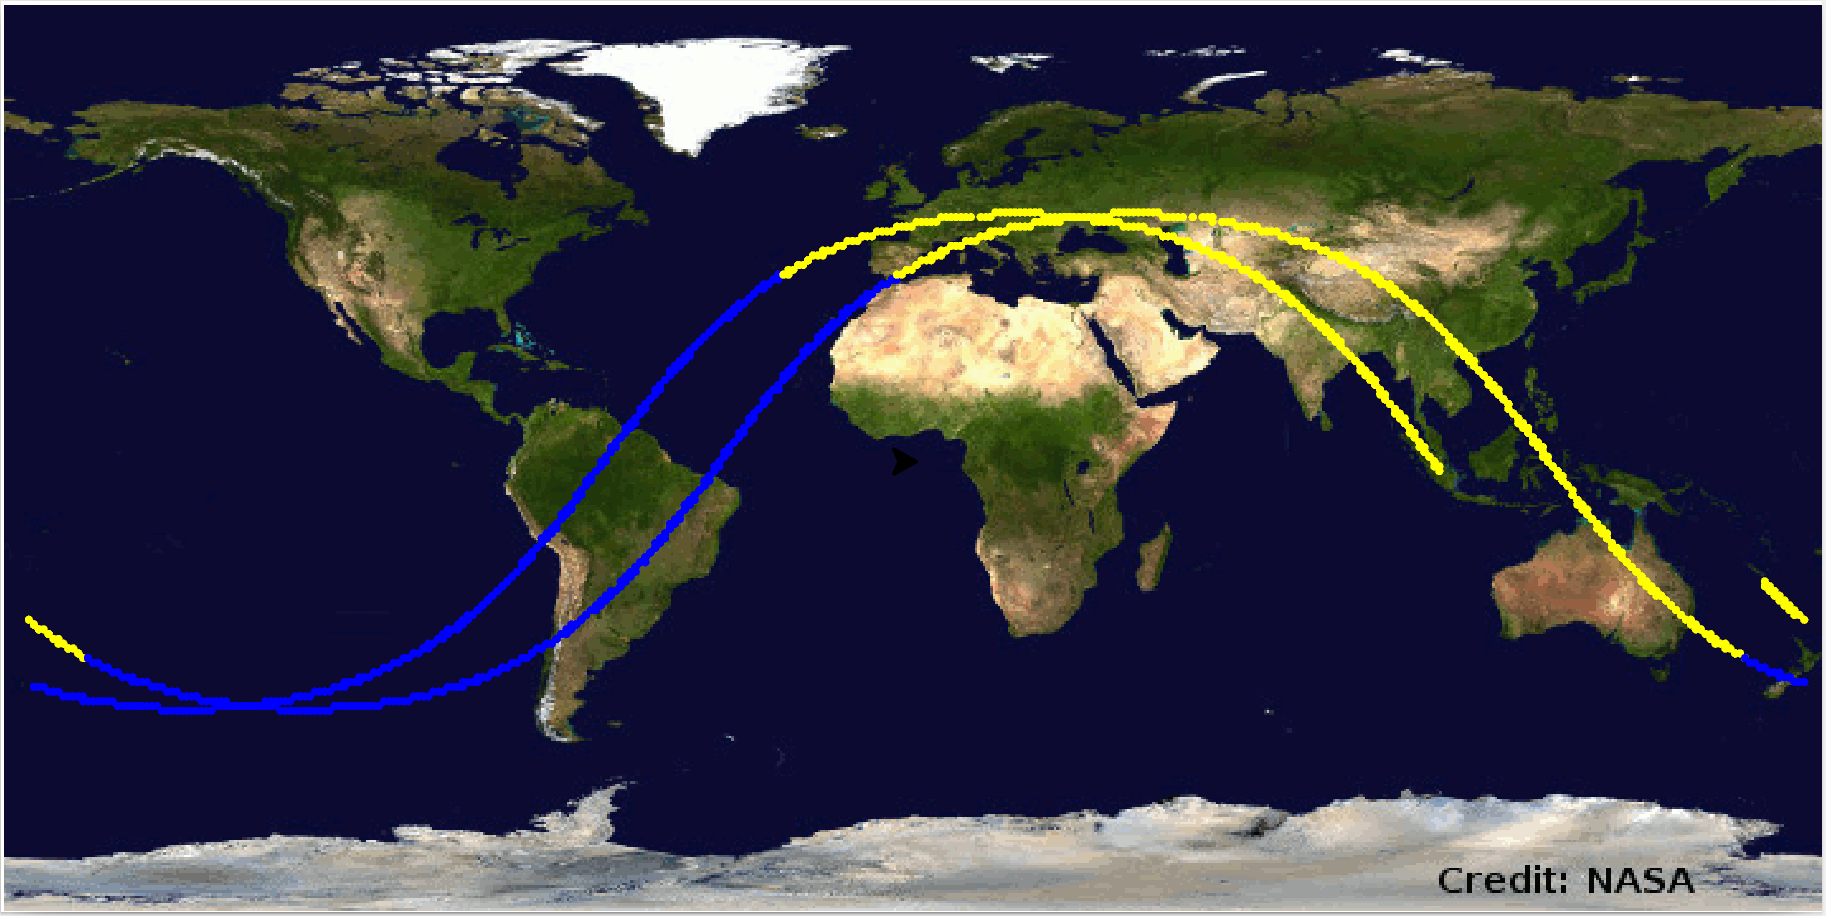

Here is the Python script that generated this plot:
############################################################################
# 
# TEAM JUPITER
#
# Institut d'Altafulla, Tarragona (Spain)
# 
# MISSION SPACE LAB 2021: Can pictures from Astropi Picamera help assess rising
#                         sea levels?
# 
############################################################################
#
# Additional file 2: 
#
############################################################################
# 
# Since reverse_geocoder library results are inaccurated because areas over sea are
# assigned to land regions we plot the ISS path during our experiment to have a better
# idea as to what locations has ISS passed over (yellow dots for day and blue for night)
# Inspired on 
#     https://projects.raspberrypi.org/en/projects/where-is-the-space-station
#
# The data structure in our csv file is
#
# col[0] col[1] col[2]  col[3]   col[4]    col[5]         col[6]     col[7]     col[8]
# date   time   counter lat(deg) long(deg) sun_angle(deg) dayORnight lat(min)   long(min)
#
# Background image map.gif (720x360) is from NASA
#
############################################################################

import turtle
import csv


# sets screen named "finestra" and its parameters (dimensions, coordinates range, background image)
finestra = turtle.Screen()
finestra.setup(720, 360)
finestra.setworldcoordinates(-180, -90, 180, 90)
finestra.bgpic('map.gif') # background image is 2D world map from NASA (720x360)


# sets a turtle named "punt" and its parameters (color, visibilty, pencil status)
# since turtle won't show, orientation doesn't matter
punt = turtle.Turtle()
punt.color('yellow')
punt.hideturtle()
punt.penup()


with open('jupiter_data.csv', mode='r') as entrada:
    reader = csv.reader(entrada)
    next(reader) # skips header row[0]
    for row in reader: # for row[1] and subsequent
        # make y, x equal current lat(deg) and long(deg),
        # convert to float and round so as to get plottable integers
        y, x = (round(float(row[3]), 0), round(float(row[4]), 0))
        
        if row[6] == 'Day': # if "day" (picture was taken)
            punt.goto(x, y) # turtle goes to X,Y (long, lat)
            punt.color('yellow')
            punt.dot(3) # turtle stamps a yellow dot on X,Y
        
        else:
            punt.goto(x, y) # turtle goes to X,Y
            punt.color('blue')
            punt.dot(3) # turtle stamps a blue dot on X,Y
                       
            
    entrada.close()
    
ts = turtle.getscreen()

ts.getcanvas().postscript(file="jupiter_ISS_path.eps")

# https://stackoverflow.com/questions/4071633/python-turtle-module-saving-an-image
